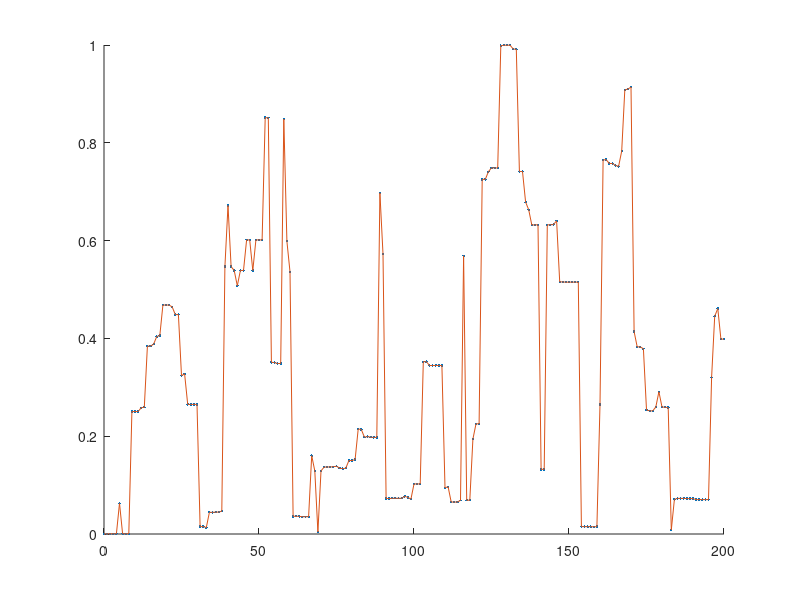

This figure's MATLAB source:
%hypercube.m
N = 200; % number of samples
n = 20; %dimension
x= zeros(N,n);
for t=1:N
    I = ceil(rand*n); %choose random position
    x(t+1,:) = x(t,:); %copy
    x(t+1,I) = ~x(t+1,I); %flip bit at position I
end
b = 0.5.^[1:n];
y = x*b';
hold on
plot(0:N,y,'.'), plot(0:N,y)
hold off
